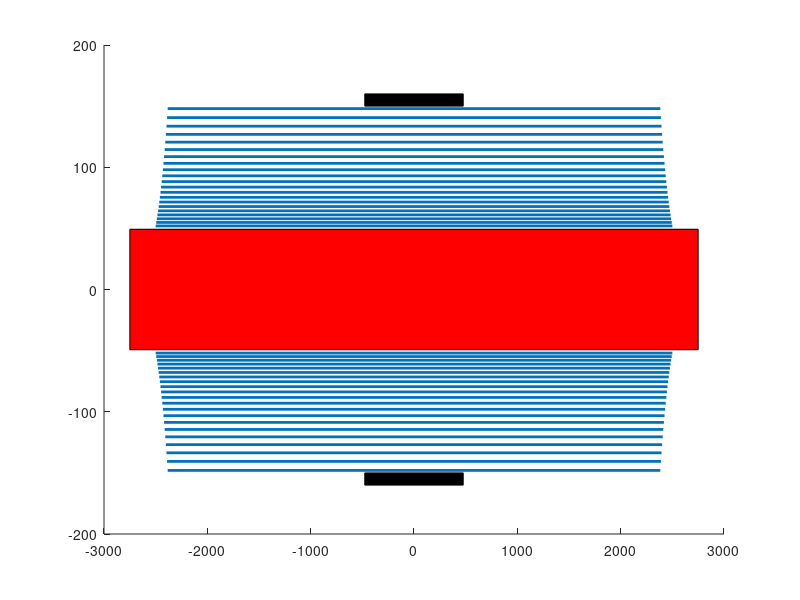
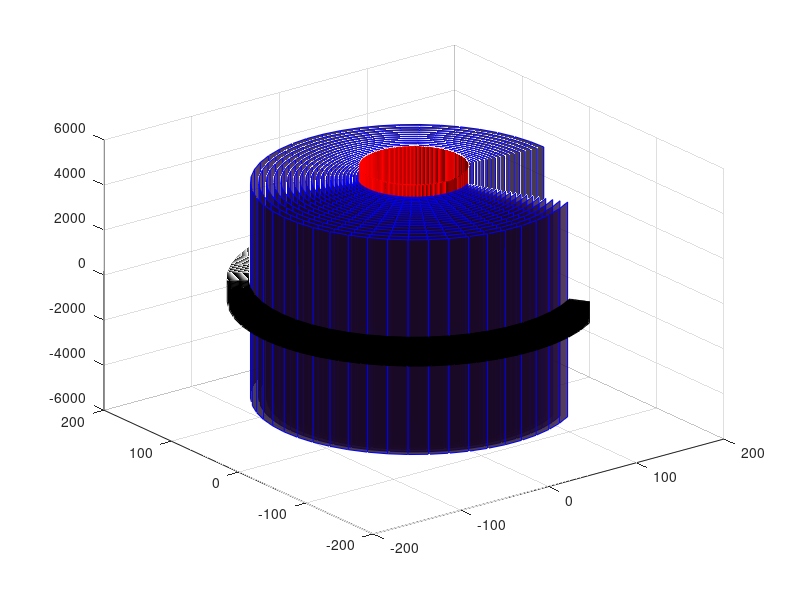

Here is the MATLAB script that generated these plots, in order:
clc
close all
clear all
%%
% Declareing Given Variables 
Voltage = 275000;         %Applied voltage (volt)
Inner_diameter = 100;     %mm
Outer_diameter = 300;     %mm
First_foil_length = 5000; %mm
N = 21;
Foil_Thickness = 0.1;     %mm
First_Gap = 2;            %mm
Last_Gap  = 2;            %mm

E_boundary_surface_Air = 30000;   %volt/mm
E_boundary_surface_Oil = 3*30000; %volt/mm

%%
% Defining new variables
Del_Voltage = Voltage/N-1; %Voltage between each foil
b_Air = (Voltage/N-1)/E_boundary_surface_Air;
b_Oil = (Voltage/N-1)/E_boundary_surface_Oil;
L_Air =  b_Air * (N-1); 
L_Oil =  b_Oil * (N-1);

% Del_Radius = ((Outer_diameter- Inner_diameter)-2*(First_Gap+Last_Gap))/(2*(N-1)); % Spacing between each foil
%Initialise vectors (22 for 3D plotting)
L = zeros(1,N+1); 
Radius = zeros(1,N+1);

%%
% Calculation
L(1)=First_foil_length; %The forst foil is 5000mm and connected to the conductor, no capacitance between conductor and this foil
r0 = Inner_diameter/2 -.714; %Radius of the conductor
Radius(1)= Inner_diameter/2  + First_Gap; % Radial position of first foil = 52mm

%Calculate the radial positions of all foils
for i=2:N
    L(i)= L(i-1) - L_Air - L_Oil ;
end

% Refer to Section 2.2 for an explanation of this assumption
Radius(2)=  Radius(1)* exp( (L(2)/L(1)) * log(Radius(1)/r0));

%Follow the iterative formula
for i=3:N     
    Radius(i)= Radius(i-1)* exp( (L(i)/L(i-1)) * log(Radius(i-1)/Radius(i-2)));
end

%For plotting - add the outer shell
L(N+1)=L(N)- .9*L(N);
Radius(N+1)=Radius(N)+ Last_Gap;

%%
% Ploting
x=zeros(1,2*(N+1));
y=x;
j=1;
for i=1:2:2*(N+1)
    x(i)=L(j)/2;
    x(i+1)=-L(j)/2;
    y(i)=Radius(j);
    y(i+1)=Radius(j);
    j=j+1;
end
y2=-y;

% 2D Plot
figure
rect_H = rectangle('Position', [-1.1.*x(1),- r0, 2.2*x(1), 2*r0]); 
set(rect_H, 'FaceColor', 'r') 

for i=1:2:2*(N)
    hold on
    line(x(i:i+1), y(i:i+1), 'LineWidth',2)
    line(x(i:i+1), y2(i:i+1),'LineWidth',2)
    %axis equal
end
rect_H = rectangle('Position', [-L(N+1),Outer_diameter/2, 2*L(N+1), 10]); 
set(rect_H, 'FaceColor',[0, 0, 0])
rect_H = rectangle('Position', [-L(N+1),-10-Outer_diameter/2, 2*L(N+1), 10]); 
set(rect_H, 'FaceColor',[0, 0, 0])

% 3D Plot
K=50; scl=1; % Z direction scalling value for plotting
p= 6*N/3+1; %adjusting the Cut in the 3D shap
figure
R=[r0 r0];
[X,Y,Z] = cylinder(R,5*K);
Z(2, :) =( L(1)+ .1*L(1))*scl;
Z(1, :) = - scl* Z(2, :);
surf(X,Y,Z, 'FaceColor',[1,0,0],'EdgeColor', [1,0,0]);
for i=1:N
    hold on
    R=[Radius(i) Radius(i)];
    [X,Y,Z] = cylinder(R,K);
    Z(2,:)= L(i);
    Z(1,:)= -L(i);
    X = X(:,1:p);
    Y = Y(:,1:p);
    Z = Z(:,1:p)*scl;
    testsubject = surf(X,Y,Z); 
    set(testsubject,'FaceAlpha',0.8,'EdgeColor','b')
    %axis equal
end
Ground=Radius(N+1)-1;
for i=1:20
    R=[Ground+i Ground+i];
    [X,Y,Z] = cylinder(R,K);
    Z(2, :) = L(N+1) *scl;
    Z(1, :) = - scl* Z(2, :);
    X = X(:,1:p);
    Y = Y(:,1:p);
    Z = Z(:,1:p)*scl;
    surf(X,Y,Z, 'FaceColor', [0,0,0],'EdgeColor',[0, 0, 0]);
end
camlight
lighting gouraud

% Saving results to file
FID = fopen('AxialVals21.tex', 'w');
fprintf(FID, '\\begin{table}[!htb]\n');
fprintf(FID, '\\caption{Radial Grading Calculations Results}\n');
fprintf(FID, '\\label{table:radialvals}\n');
fprintf(FID, '\\begin{center}\n');
fprintf(FID, '\\begin{tabular}{cc}\n');
fprintf(FID, '\\toprule\n');
fprintf(FID, '\\textbf{Radius(mm)} & \\textbf{Length(mm)} \\\\ \\toprule\n');
for i=1:N+1
    fprintf(FID, '%4.2f & %4.2f \\\\\n', Radius(i), L(i));
end 
fprintf(FID, '\\bottomrule\n');
fprintf(FID, '\\end{tabular}\n');
fprintf(FID, '\\end{center}\n');
fprintf(FID, '\\end{table}\n');
fclose(FID);



